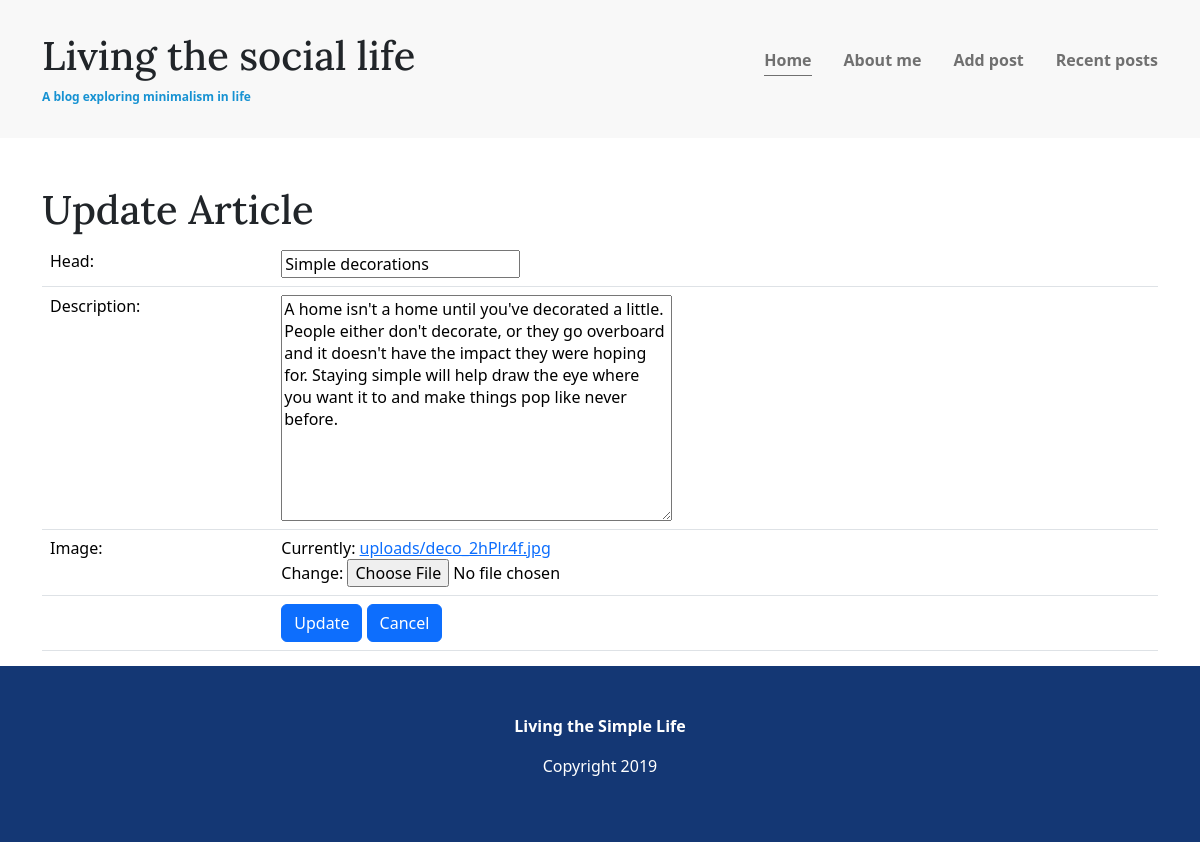
Page /article/update/17/ on the committed database.
### blogapp/models.py (models this page shows, shortened)
class AddPost(models.Model):
    head = models.CharField(max_length=200)
    description = models.TextField()
    images = models.ImageField(upload_to='uploads/', default='uploads/default.jpg')

### blogapp/views.py (the view)
# urls.py: path('article/update/<int:article_id>/', views.article_update, name='article_update'),
def article_update(request, article_id):
    article = get_object_or_404(AddPost, id=article_id)
    if request.method == 'POST':
        form = AddPostForm(request.POST, request.FILES, instance=article)
        if form.is_valid():
            form.save()
            return redirect('article_detail', article_id=article.id)
    else:
        form = AddPostForm(instance=article)
    return render(request, 'article_update.html', {'form': form, 'article': article})

### blogapp/forms.py
class AddPostForm(forms.ModelForm):
    class Meta:
        model = AddPost
        fields = ['head', 'description', 'images']  # Add the fields you want to include

### templates/article_update.html (shortened to what this page needs)
{% extends 'base.html' %}
{% load static %}
{% block content %}
<div class="container">
    <h1>Update Article</h1>
    <form method="post" enctype="multipart/form-data">
        <table class="table">
            <tr>
                <td><label for="id_head">Head:</label></td>
                <td>{{ form.head }}</td>
            </tr>
            <tr>
                <td><label for="id_description">Description:</label></td>
                <td>{{ form.description }}</td>
            </tr>
            <tr>
                <td><label for="id_images">Image:</label></td>
                <td>{{ form.images }}</td>
            </tr>
            <tr>
                <td></td>
                <td colspan="2">
                    <button type="submit" class="btn btn-primary">Update</button>
                    <a href="{% url 'article_detail' article_id=article.id %}" class="btn btn-primary">Cancel</a>
                </td>
            </tr>
        </table>
    </form>
</div>
{% endblock %}

### static/css/styles.css (style rules this page uses)
body { margin: 0; font-family: 'Ubuntu', sans-serif; font-size: 1.125rem; font-weight: 300; }
h1, h2, h3 { font-family: 'Lora', serif; font-weight: 400; color: #143774; margin-top: 0; }
h1 { font-size: 2rem; margin: 0; }
a { color: #1792d2; }
.container { width: 90%; max-width: 900px; margin: 0 auto; }

### rows in the picture
AddPost: head "Simple decorations", description "A home isn't a home until you've decorated a little. People either don't decorate, or they go overboard and it doesn't have the impact they were hoping for. Staying simple will help draw the eye where you want it to and make things pop like never before."
